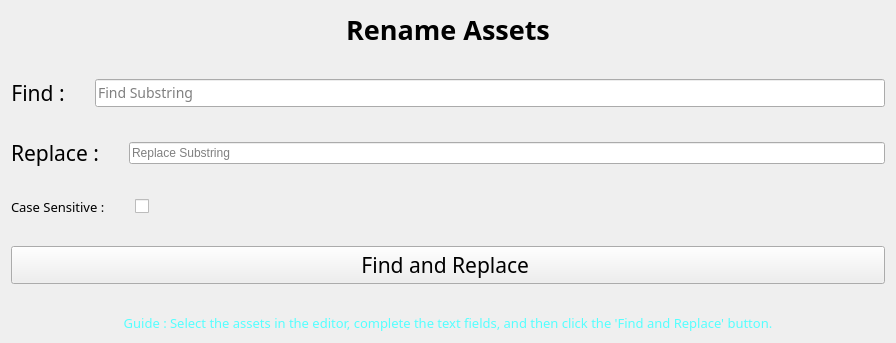
           <widget class="QWidget" name="page">
            <property name="geometry">
             <rect>
              <x>0</x>
              <y>0</y>
              <width>896</width>
              <height>326</height>
             </rect>
            </property>
            <property name="sizePolicy">
             <sizepolicy hsizetype="Preferred" vsizetype="Fixed">
              <horstretch>0</horstretch>
              <verstretch>0</verstretch>
             </sizepolicy>
            </property>
            <attribute name="icon">
             <iconset theme="0">
              <normaloff>.</normaloff>.</iconset>
            </attribute>
            <attribute name="label">
             <string>Find and Replace</string>
            </attribute>
            <layout class="QVBoxLayout" name="verticalLayout_2">
             <item>
              <layout class="QVBoxLayout" name="verticalLayout">
               <property name="spacing">
                <number>30</number>
               </property>
               <item>
                <layout class="QVBoxLayout" name="verticalLayout_11">
                 <property name="spacing">
                  <number>6</number>
                 </property>
                 <item>
                  <widget class="QLabel" name="label_4">
                   <property name="enabled">
                    <bool>true</bool>
                   </property>
                   <property name="sizePolicy">
                    <sizepolicy hsizetype="Preferred" vsizetype="Preferred">
                     <horstretch>0</horstretch>
                     <verstretch>0</verstretch>
                    </sizepolicy>
                   </property>
                   <property name="font">
                    <font>
                     <family>Century Gothic</family>
                     <pointsize>20</pointsize>
                     <bold>true</bold>
                    </font>
                   </property>
                   <property name="autoFillBackground">
                    <bool>false</bool>
                   </property>
                   <property name="text">
                    <string>Rename Assets</string>
                   </property>
                   <property name="alignment">
                    <set>Qt::AlignCenter</set>
                   </property>
                   <property name="wordWrap">
                    <bool>false</bool>
                   </property>
                  </widget>
                 </item>
                </layout>
               </item>
               <item>
                <layout class="QHBoxLayout" name="find_layout">
                 <item>
                  <widget class="QLabel" name="label_6">
                   <property name="enabled">
                    <bool>true</bool>
                   </property>
                   <property name="font">
                    <font>
                     <family>Century Gothic</family>
                     <pointsize>16</pointsize>
                     <bold>false</bold>
                    </font>
                   </property>
                   <property name="autoFillBackground">
                    <bool>false</bool>
                   </property>
                   <property name="text">
                    <string>Find :</string>
                   </property>
                   <property name="alignment">
                    <set>Qt::AlignCenter</set>
                   </property>
                   <property name="wordWrap">
                    <bool>false</bool>
                   </property>
                  </widget>
                 </item>
                 <item>
                  <widget class="QLineEdit" name="line_search">
                   <property name="sizePolicy">
                    <sizepolicy hsizetype="Expanding" vsizetype="Fixed">
                     <horstretch>9</horstretch>
                     <verstretch>0</verstretch>
                    </sizepolicy>
                   </property>
                   <property name="styleSheet">
                    <string notr="true">QLineEdit {
    font-family: Century Gothic;
    font-size: 14px; 
}

QLineEdit::placeholder {
    font-style: italic; 
    font-size: 10px;
}
</string>
                   </property>
                   <property name="alignment">
                    <set>Qt::AlignLeading|Qt::AlignLeft|Qt::AlignVCenter</set>
                   </property>
                   <property name="placeholderText">
                    <string>Find Substring</string>
                   </property>
                  </widget>
                 </item>
                </layout>
               </item>
               <item>
                <layout class="QHBoxLayout" name="replace_layotu">
                 <item>
                  <widget class="QLabel" name="label_9">
                   <property name="enabled">
                    <bool>true</bool>
                   </property>
                   <property name="font">
                    <font>
                     <family>Century Gothic</family>
                     <pointsize>16</pointsize>
                     <bold>false</bold>
                    </font>
                   </property>
                   <property name="autoFillBackground">
                    <bool>false</bool>
                   </property>
                   <property name="text">
                    <string>Replace :</string>
                   </property>
                   <property name="alignment">
                    <set>Qt::AlignCenter</set>
                   </property>
                   <property name="wordWrap">
                    <bool>false</bool>
                   </property>
                  </widget>
                 </item>
                 <item>
                  <widget class="QLineEdit" name="line_replace">
                   <property name="sizePolicy">
                    <sizepolicy hsizetype="Expanding" vsizetype="Fixed">
                     <horstretch>9</horstretch>
                     <verstretch>0</verstretch>
                    </sizepolicy>
                   </property>
                   <property name="placeholderText">
                    <string>Replace Substring</string>
                   </property>
                  </widget>
                 </item>
                </layout>
               </item>
               <item>
                <layout class="QHBoxLayout" name="horizontalLayout_2">
                 <item>
                  <widget class="QLabel" name="label_8">
                   <property name="enabled">
                    <bool>true</bool>
                   </property>
                   <property name="sizePolicy">
                    <sizepolicy hsizetype="Fixed" vsizetype="Preferred">
                     <horstretch>0</horstretch>
                     <verstretch>0</verstretch>
                    </sizepolicy>
                   </property>
                   <property name="font">
                    <font>
                     <family>Century Gothic</family>
                     <pointsize>10</pointsize>
                     <bold>false</bold>
                    </font>
                   </property>
                   <property name="autoFillBackground">
                    <bool>false</bool>
                   </property>
                   <property name="text">
                    <string>Case Sensitive :</string>
                   </property>
                   <property name="alignment">
                    <set>Qt::AlignLeading|Qt::AlignLeft|Qt::AlignVCenter</set>
                   </property>
                   <property name="wordWrap">
                    <bool>false</bool>
                   </property>
                  </widget>
                 </item>
                 <item>
                  <widget class="QCheckBox" name="cb_usecase">
                   <property name="text">
                    <string/>
                   </property>
                  </widget>
                 </item>
                </layout>
               </item>
               <item>
                <widget class="QPushButton" name="btn_rename">
                 <property name="font">
                  <font>
                   <family>Century Gothic</family>
                   <pointsize>16</pointsize>
                  </font>
                 </property>
                 <property name="styleSheet">
                  <string notr="true"/>
                 </property>
                 <property name="text">
                  <string>Find and Replace </string>
                 </property>
                </widget>
               </item>
               <item>
                <widget class="QLabel" name="label_5">
                 <property name="font">
                  <font>
                   <family>Century Gothic</family>
                   <pointsize>10</pointsize>
                  </font>
                 </property>
                 <property name="styleSheet">
                  <string notr="true">color: rgb(85, 255, 255);
</string>
                 </property>
                 <property name="text">
                  <string>Guide : Select the assets in the editor, complete the text fields, and then click the 'Find and Replace' button.</string>
                 </property>
                 <property name="alignment">
                  <set>Qt::AlignCenter</set>
                 </property>
                </widget>
               </item>
              </layout>
             </item>
            </layout>
           </widget>
